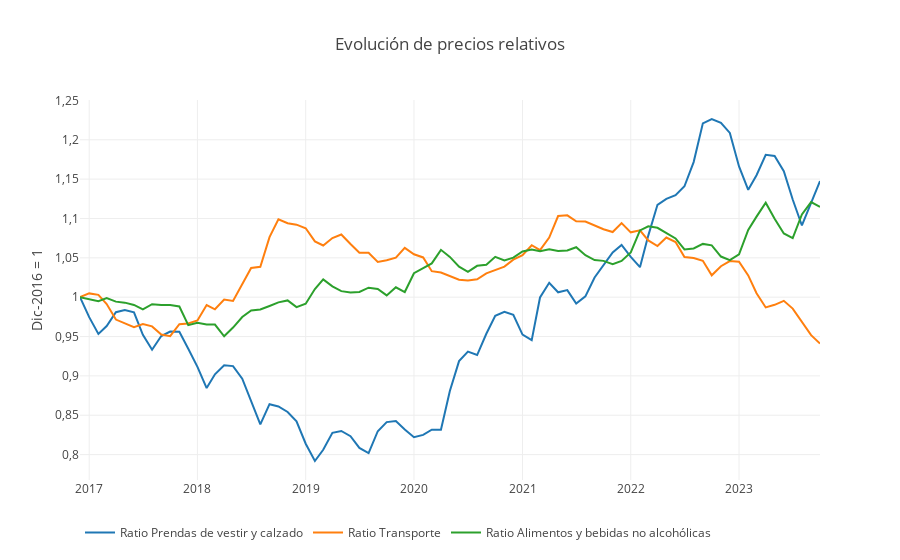

Notebook code for this chart:
### Code cell
#Un ejemplo: me gustaría ver la evolución comparada del nivel de precios de dos categorías en relación al nivel general
fig = go.Figure()
fig.add_trace(go.Scatter(x = ipc_df.index, y = calcula_ratio_categoria(columna="Prendas de vestir y calzado"), name = "Ratio Prendas de vestir y calzado"))
fig.add_trace(go.Scatter(x = ipc_df.index, y = calcula_ratio_categoria(columna="Transporte"), name = "Ratio Transporte"))
fig.add_trace(go.Scatter(x = ipc_df.index, y = calcula_ratio_categoria(columna="Alimentos y bebidas no alcohólicas"), name = "Ratio Alimentos y bebidas no alcohólicas"))
fig.update_layout(template = None, legend=dict(orientation="h"), separators = ",.",
                  title_text = "Evolución de precios relativos")
fig.update_yaxes(tickformat = ",", title_text = "Dic-2016 = 1")
